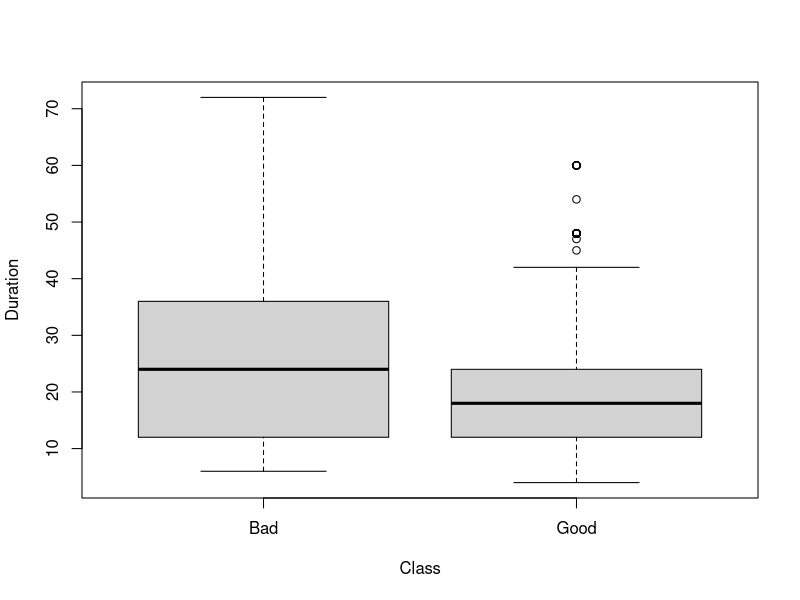
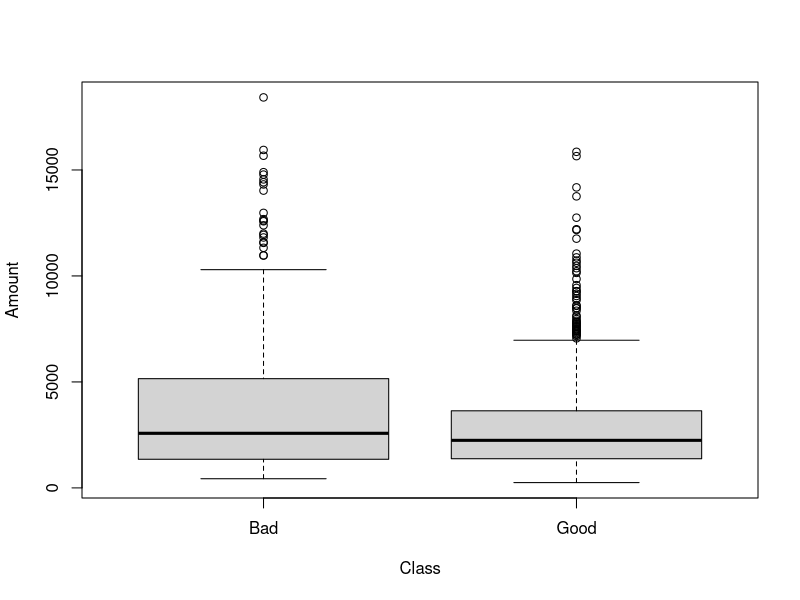
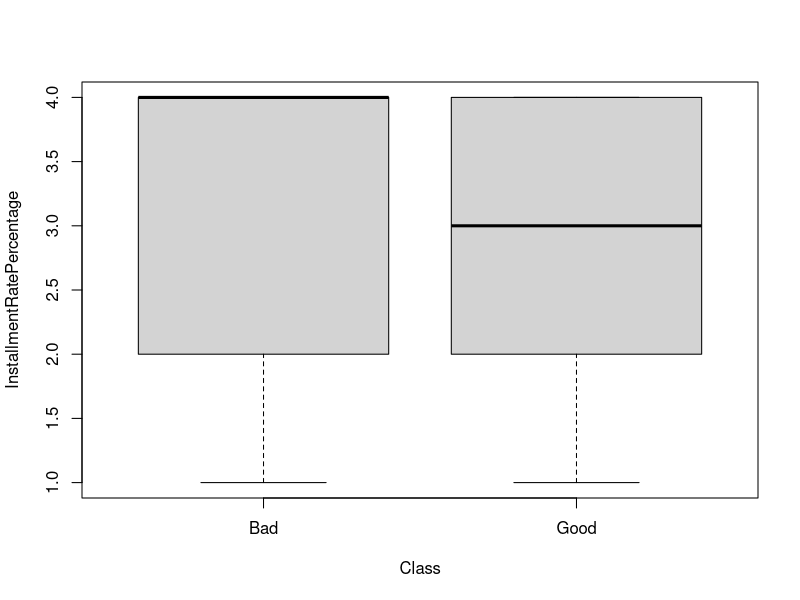
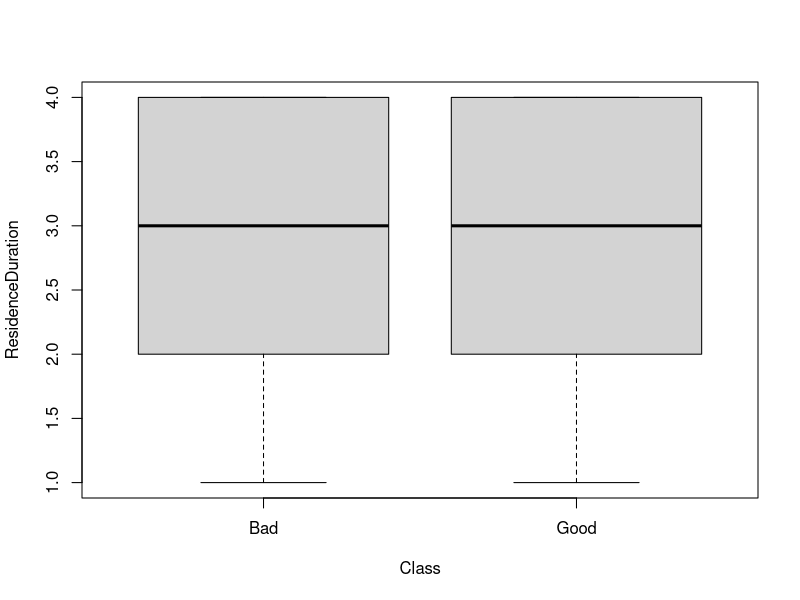
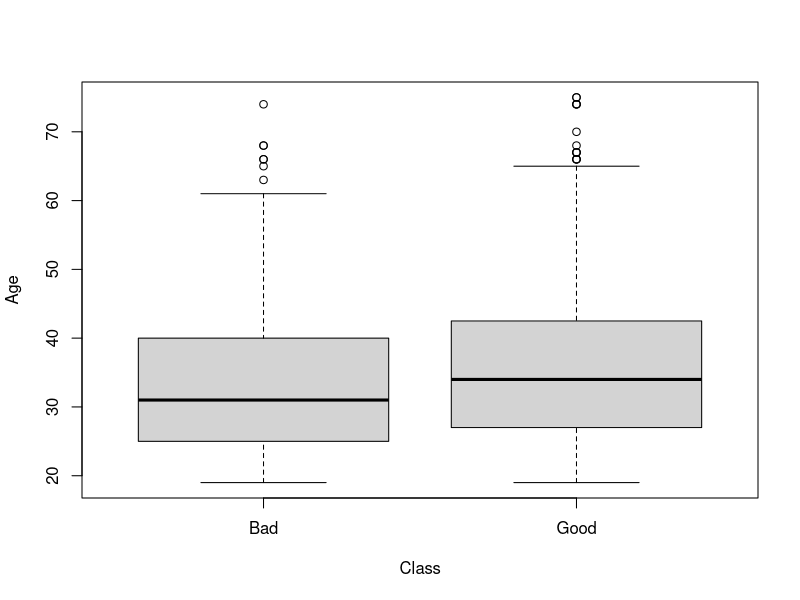
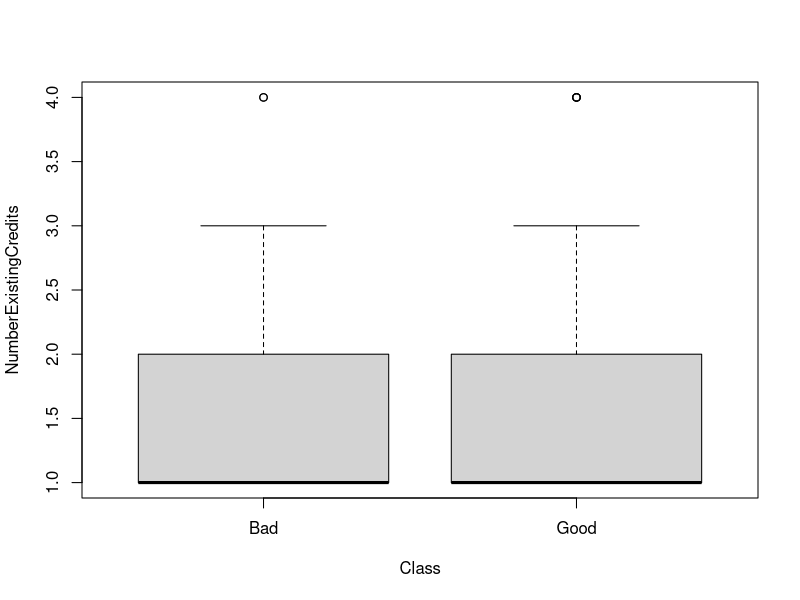
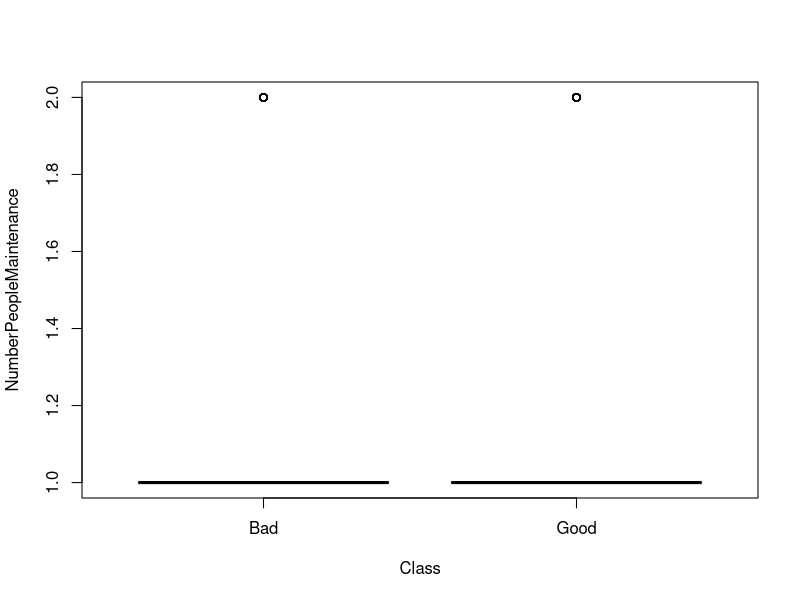
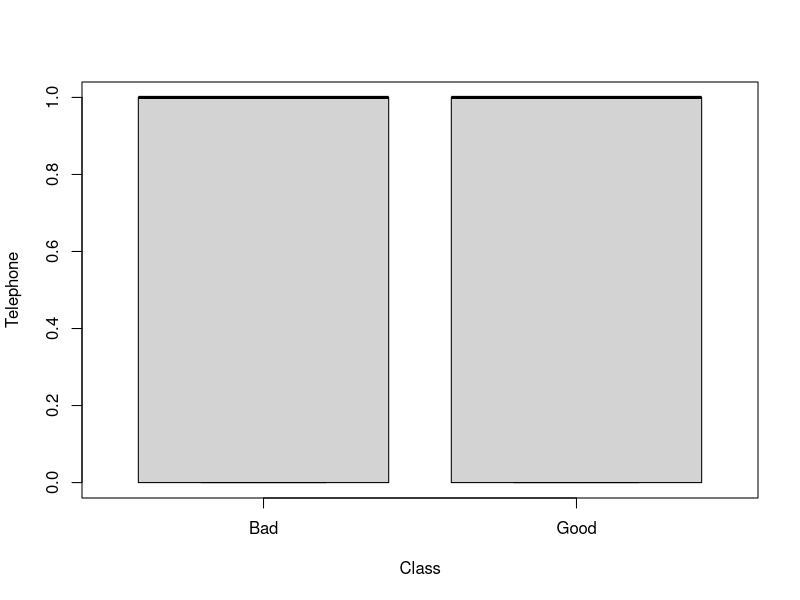

Reproduce these figures in R, in order.
library(caret)
library(kernlab)
library(tidyverse)

data("GermanCredit")
subCredit <- GermanCredit[,1:10]
str(subCredit)

# Quesiton 1
help("GermanCredit")
# This data set uses so many attributes to eveluate single person's credit worthiness: good or bad.

# Question 2
trainList <- createDataPartition(y=subCredit$Class,p=.40,list=FALSE)
trainList

# Question 3
# It has 400 cases number.

# Question 4
# It randomly select data into a data set called the trainlist.
# It represents the index row got picked and put into the trainlist.
# The proportion of both good and bad data should be 50:50.

# Quesiton 5
trainSet <- subCredit[trainList,]
view(trainSet)

# Question 6
testSet <- subCredit[-trainList,]
view(testSet)

# Question 7
boxplot(Duration ~ Class, data = subCredit)
boxplot(Amount ~ Class, data = subCredit)
boxplot(InstallmentRatePercentage ~ Class, data = subCredit)
boxplot(ResidenceDuration ~ Class, data = subCredit)
boxplot(Age ~ Class, data = subCredit)
boxplot(NumberExistingCredits ~ Class, data = subCredit)
boxplot(NumberPeopleMaintenance ~ Class, data = subCredit)
boxplot(Telephone ~ Class, data = subCredit)
boxplot(ForeignWorker ~ Class, data = subCredit)

# Question 8
q8 <- ksvm(Class ~., data = trainSet, C = 5, cross = 3, prob.model	=	TRUE)

# Question 9
# I think it is a good model since the Cross Validation Error is less than 0.50.

# Question 10
predOut <- predict(q8, newdata=testSet)
summary(predOut)

# Question 11
str(predOut)

confMatrix <- table(predOut,testSet$Class)
confMatrix

# Question 12
errorRate <- (sum(confMatrix) - sum(diag(confMatrix))) / sum(confMatrix)

# Question 13
confusionMatrix(predOut, testSet$Class)
